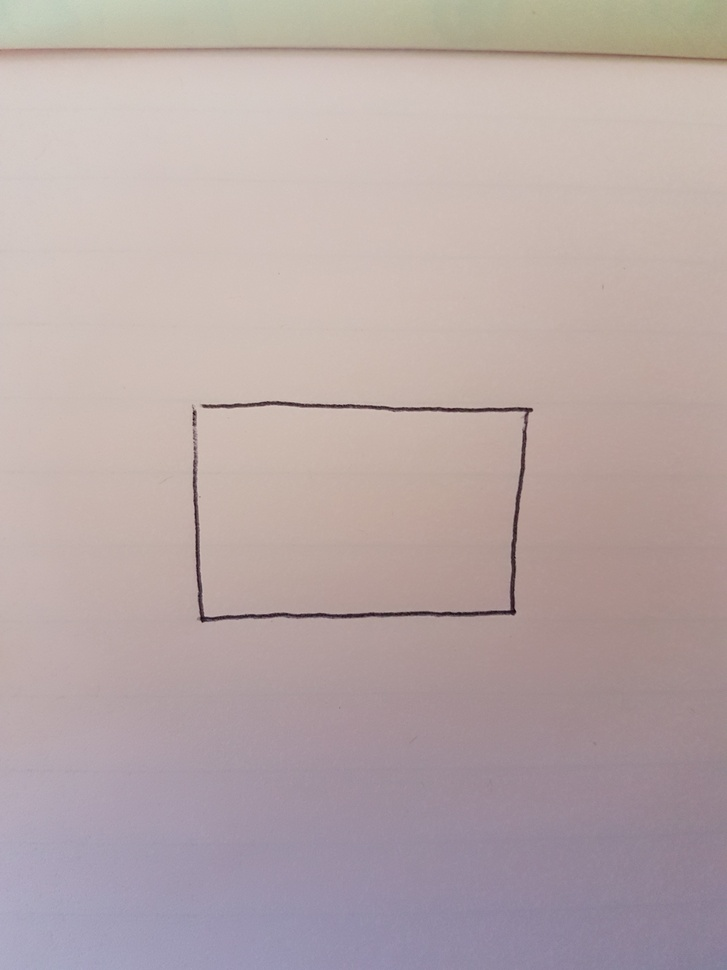
#> input picture images/test.jpg, 727 x 970 px, shrunk from 2268 x 3024 before the run, found by its file name
$ python skeleton.py
#> lines starting #> are read from the running program, lines starting #| are printed output that depends on the picture; after the words box and inside, x2 and y2 are one past the last pixel; in counts of white or black regions, pixels touching at a corner belong together
import cv2
import numpy as np

img = cv2.imread('test.jpg',0)
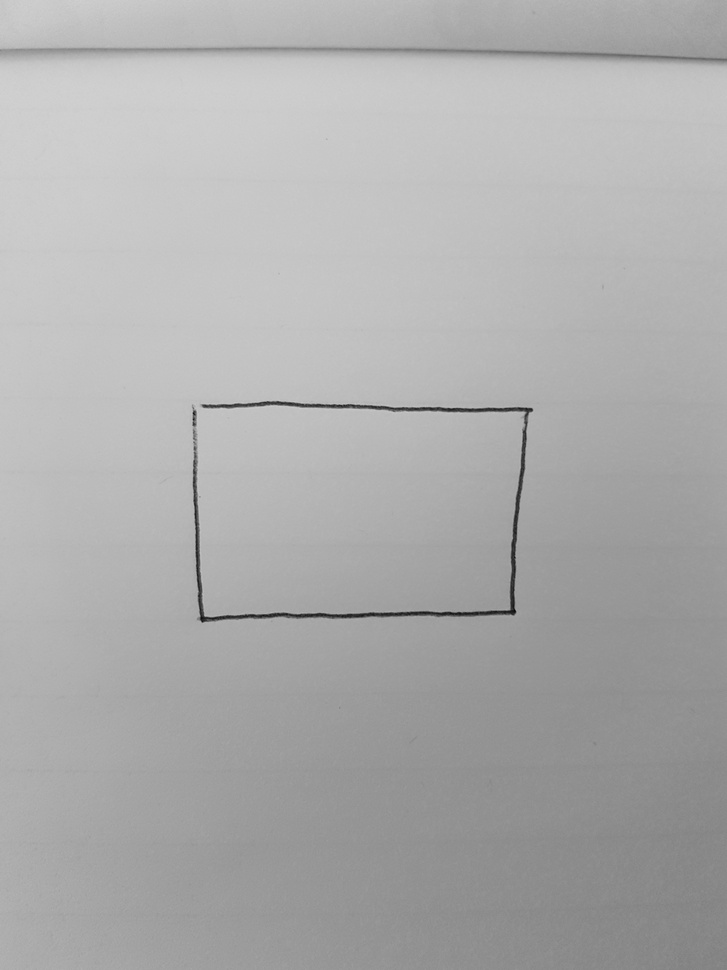
#> img: shape (970, 727); min 4, max 209, mean 172.8
size = np.size(img)
#> size = 705190
skel = np.zeros(img.shape,np.uint8)

ret,img = cv2.threshold(img,127,255,0)
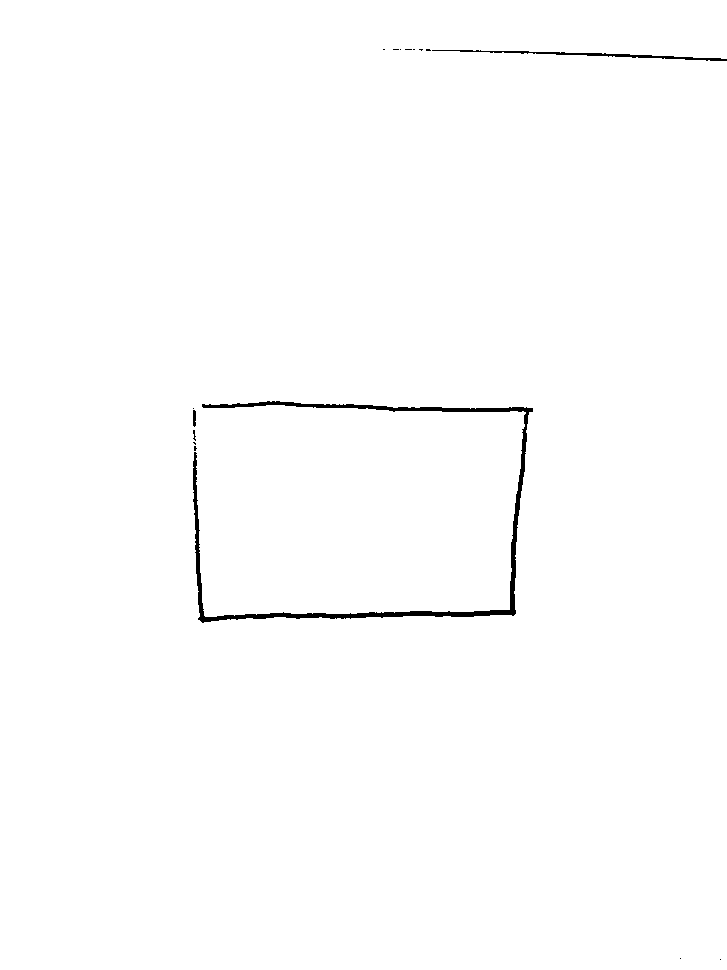
#> img: shape (970, 727); 99.3% white; 16 black regions (13 under 20 px), largest, box (x1, y1, x2, y2) and area: (193, 401, 533, 623) 4205, (432, 50, 727, 61) 637, (193, 410, 196, 427) 47
element = cv2.getStructuringElement(cv2.MORPH_CROSS,(3,3))
done = False

while( not done):
    eroded = cv2.erode(img,element)
    temp = cv2.dilate(eroded,element)
    temp = cv2.subtract(img,temp)
    skel = cv2.bitwise_or(skel,temp)
    img = eroded.copy()

    zeros = size - cv2.countNonZero(img)
    if zeros==size:
        done = True
#> this loop made 548 passes
#> zeros on passes 1 to 3: 7729, 10530, 13350
#> pass 1, `eroded = cv2.erode(img,element)`:
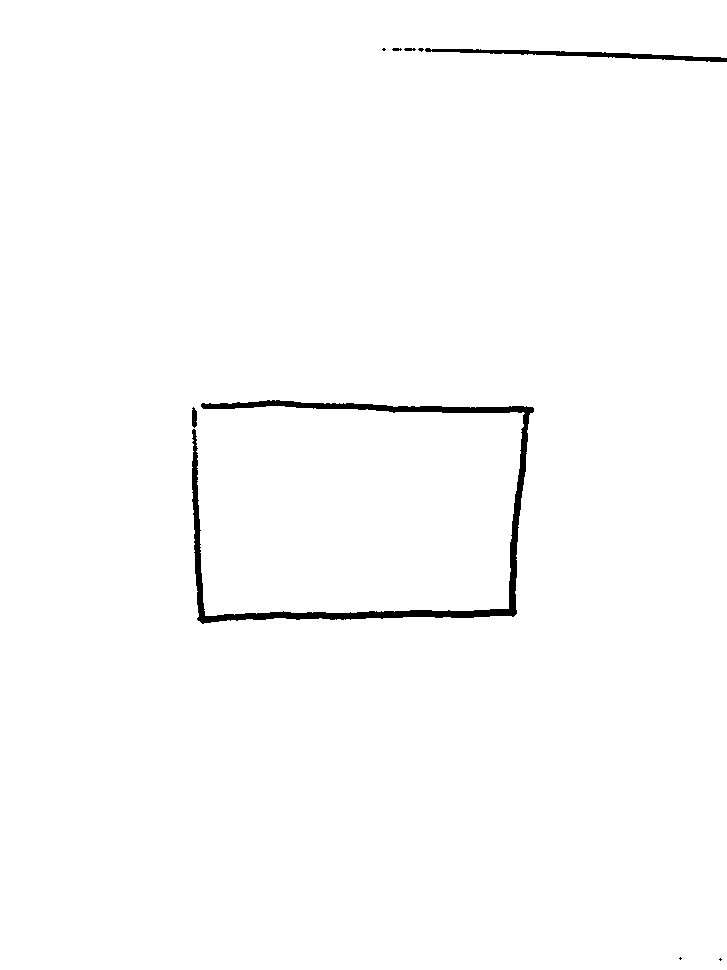
#> eroded: shape (970, 727); 98.9% white; 9 black regions (4 under 20 px), largest, box (x1, y1, x2, y2) and area: (192, 400, 534, 624) 6305, (425, 48, 727, 62) 1249, (192, 407, 197, 428) 88, (404, 48, 416, 51) 30, (392, 48, 402, 51) 24
#> pass 1, `temp = cv2.subtract(img,temp)`:
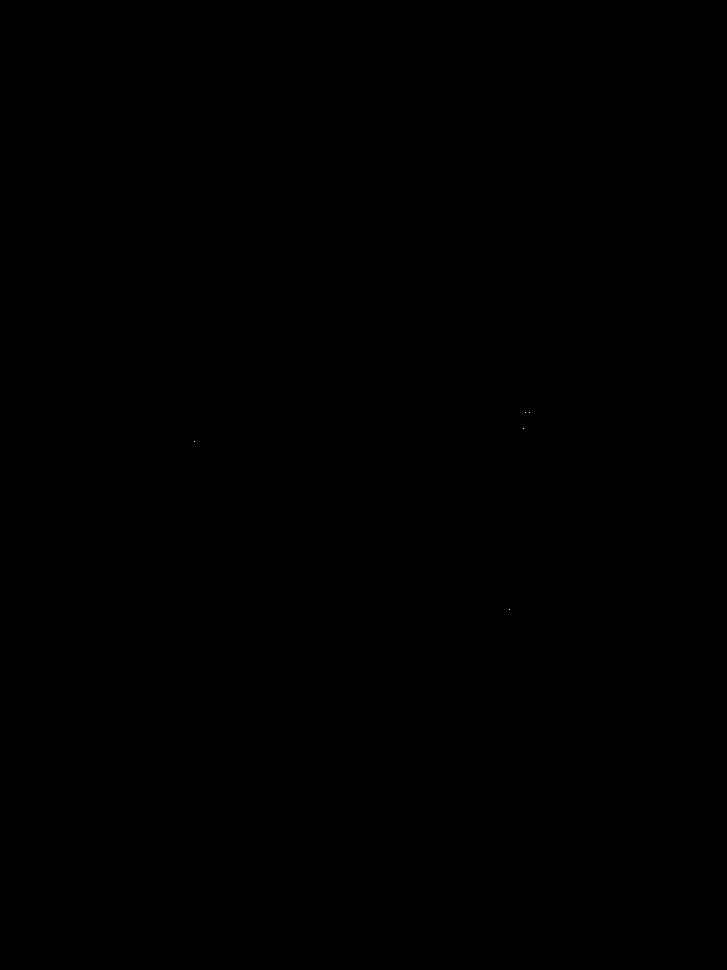
#> temp: shape (970, 727); 0% white in thin lines or dots, all inside (x1, y1, x2, y2) = (194, 412, 530, 610)
#> pass 2, `eroded = cv2.erode(img,element)`:
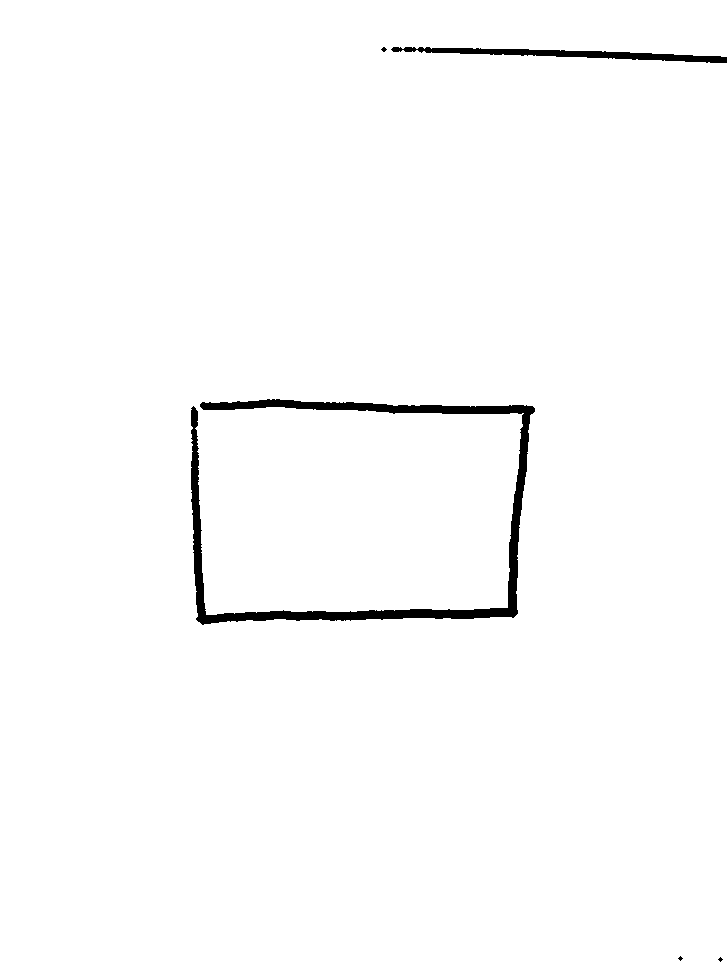
#> eroded: shape (970, 727); 98.5% white; 5 black regions (3 under 20 px), largest, box (x1, y1, x2, y2) and area: (191, 399, 535, 625) 8501, (391, 47, 727, 63) 1985
#> after the loop: eroded: shape (970, 727); every value is 0
#> after the loop:
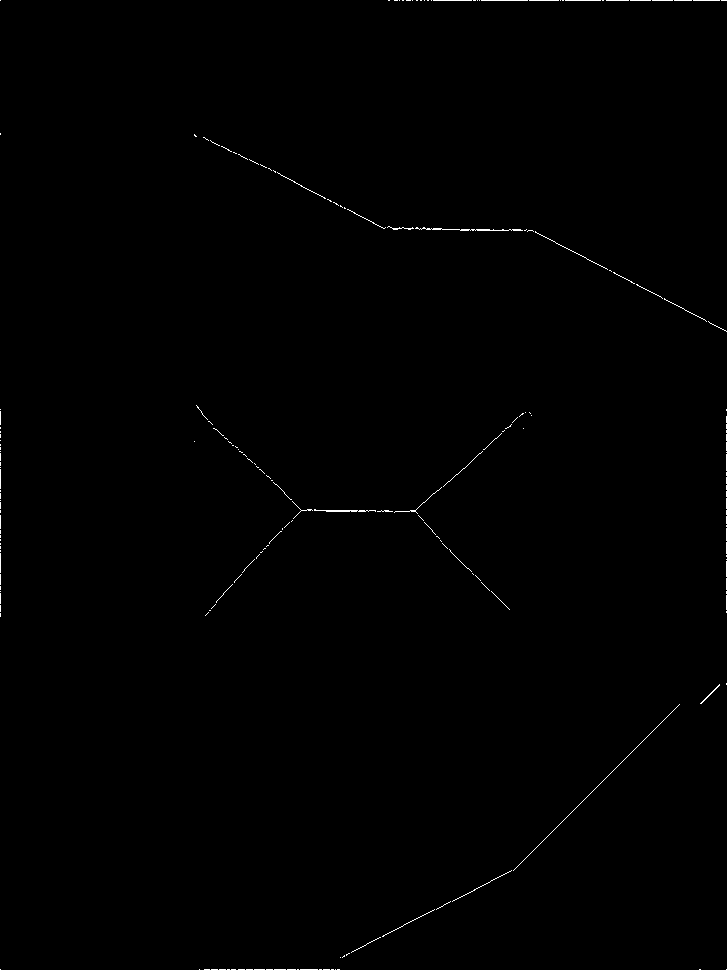
#> skel: shape (970, 727); 0.33% white in thin lines or dots

cv2.imwrite('skel.jpg', skel)
cv2.imshow("skel",skel)
cv2.waitKey(0)
cv2.destroyAllWindows()
